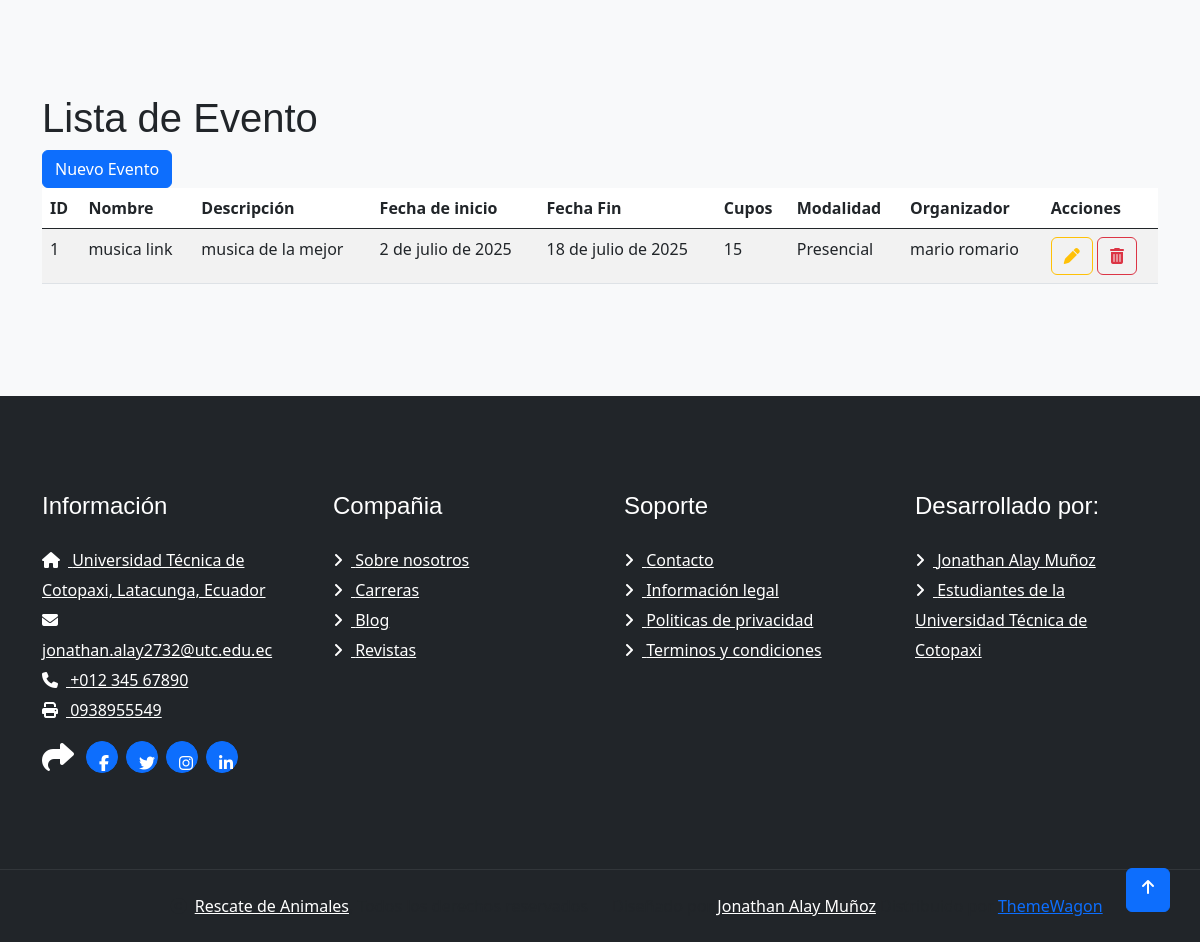
Before: /evento (lower part) with the older database file.
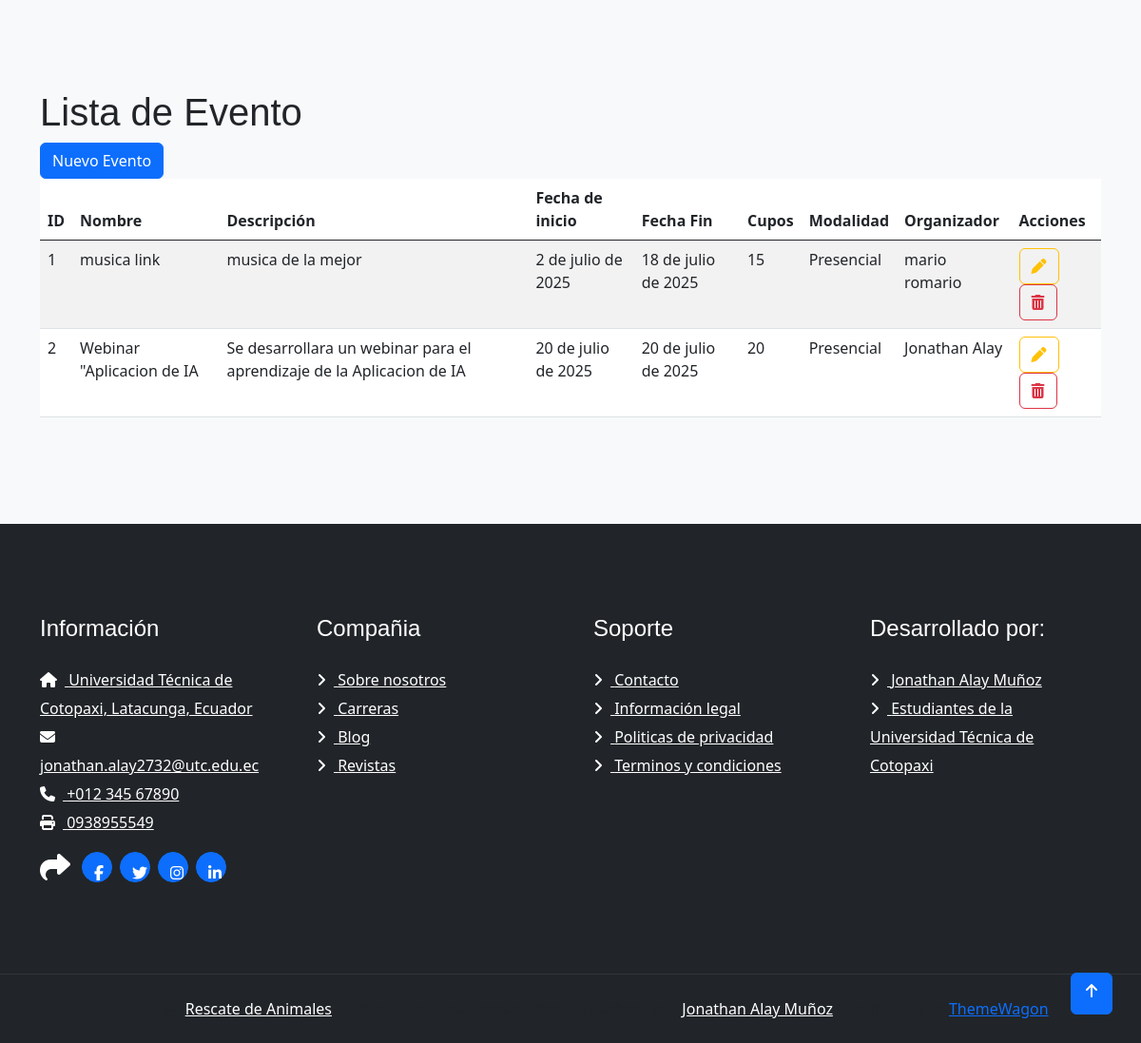
After: the same page with the newer database file.
### Aplicaciones/Eventos/models.py (models this page shows, shortened)
class Evento(models.Model):
    nombre = models.CharField(max_length=200)
    descripcion = models.TextField()
    fecha_inicio = models.DateField()
    fecha_fin = models.DateField()
    cupos = models.PositiveIntegerField()
    modalidad = models.ForeignKey(ModalidadEvento, on_delete=models.SET_NULL, null=True)
    organizador = models.ForeignKey(Usuario, on_delete=models.CASCADE, related_name='eventos_organizados')

class ModalidadEvento(models.Model):
    tipo = models.CharField(max_length=50)
    def __str__(self):
        return self.tipo

class Usuario(models.Model):
    nombre_completo = models.CharField(max_length=100)
    correo = models.EmailField(unique=True)
    clave = models.CharField(max_length=100)
    tipo = models.CharField(max_length=20)  # estudiante, docente, admin
    carrera = models.ForeignKey(Carrera, on_delete=models.SET_NULL, null=True)
    semestre = models.CharField(max_length=10)
    def __str__(self):
        return self.nombre_completo

### Aplicaciones/Eventos/views.py (the view)
# urls.py: path('evento', views.evento, name='evento'),
def evento(request):
    eventos = Evento.objects.all()
    return render(request, "evento.html", {'eventos': eventos})

### Aplicaciones/Eventos/templates/evento.html (shortened to what this page needs)
{% extends './plantilla.html' %}
{% load static %}
{% block contenido %}
<h1>Lista de Evento</h1>
<a href ="/nuevoEvento" class="btn btn-primary ">Nuevo Evento</a>
<table class="table table-striped">
    <thead>
        <tr>
            <th>ID</th>
            <th>Nombre</th>
            <th>Descripción</th>
            <th>Fecha de inicio</th>
            <th>Fecha Fin</th>
            <th>Cupos</th>
            <th>Modalidad</th>
            <th>Organizador</th>
            <th>Acciones</th>
        </tr>
    </thead>
    <tbody>
        {% for evento in eventos %}
        <tr>
            <td>{{ evento.id }}</td>
            <td>{{ evento.nombre }}</td>
            <td>{{ evento.descripcion }}</td>
            <td>{{ evento.fecha_inicio }}</td>
            <td>{{ evento.fecha_fin }}</td>
            <td>{{ evento.cupos }}</td>
            <td>{{ evento.modalidad }}</td>
            <td>{{ evento.organizador }}</td>
            <td>
                <a href="editarEvento/{{ evento.id }}" class="btn btn-outline-warning">
                    <i class ="fa fa-pen"> </i>
                </a>
                <a href="#"
                onclick = "eliminarEvento('{{ evento.id }}');"
                class="btn btn-outline-danger">
                    <i class ="fa fa-trash"> </i>
                </a>
            </td>
        </tr>
        {% endfor %}
    </tbody>
</table>
{% endblock %}

Changed rows visible on the page:
added Evento: id "2", nombre "Webinar \"Aplicacion de IA", descripcion "Se desarrollara un webinar para el aprendizaje de la Aplicacion de IA", fecha_inicio "20 de julio de 2025", fecha_fin "20 de julio de 2025", cupos "20", modalidad "Presencial", organizador "Jonathan Alay"
